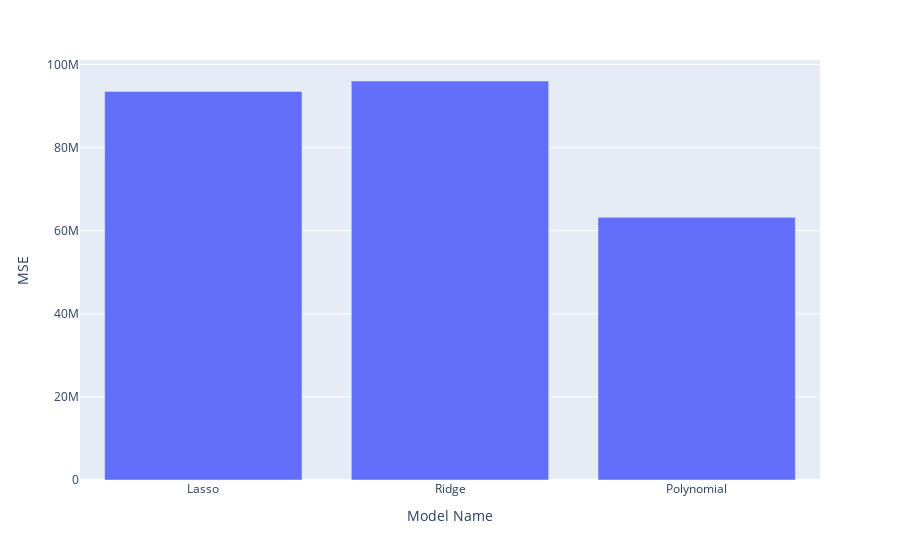

The notebook cell this image was saved under:
### Code cell
fig = px.bar(results, x='Model Name', y='MSE')
fig.show()

### Figure 1 — Plotly figure (JSON) as saved in the notebook; plotly's stock layout.template omitted (floating-point values rounded to 4 significant figures)
{"data": [{"alignmentgroup": "True", "hovertemplate": "Model Name=%{x}<br>MSE=%{y}<extra></extra>", "legendgroup": "", "marker": {"color": "#636efa", "pattern": {"shape": ""}}, "name": "", "offsetgroup": "", "orientation": "v", "showlegend": false, "textposition": "auto", "type": "bar", "x": ["Lasso", "Ridge", "Polynomial"], "xaxis": "x", "y": [93530000.0, 96040000.0, 63220000.0], "yaxis": "y"}], "layout": {"autosize": true, "barmode": "relative", "legend": {"tracegroupgap": 0}, "margin": {"t": 60}, "xaxis": {"anchor": "y", "autorange": true, "domain": [0, 1], "range": [-0.5, 2.5], "title": {"text": "Model Name"}, "type": "category"}, "yaxis": {"anchor": "x", "autorange": true, "domain": [0, 1], "range": [0, 101100000.0], "title": {"text": "MSE"}, "type": "linear"}}}
